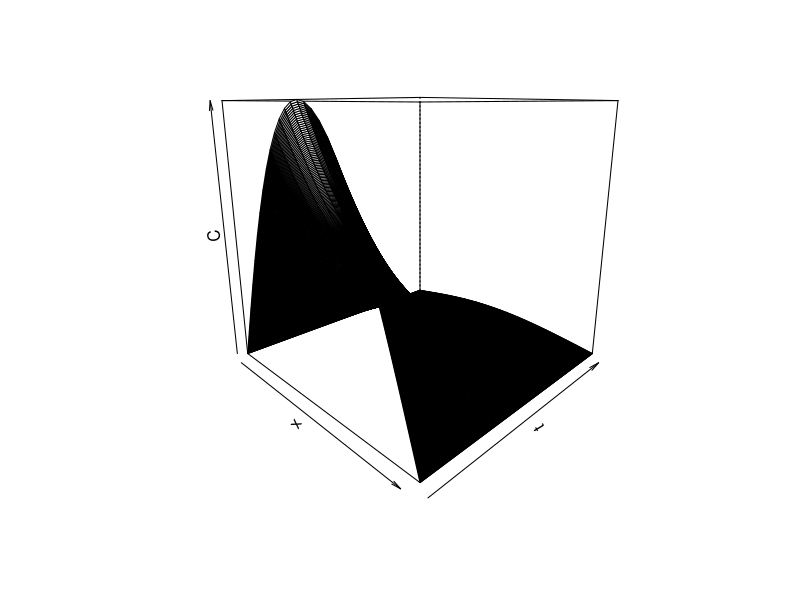
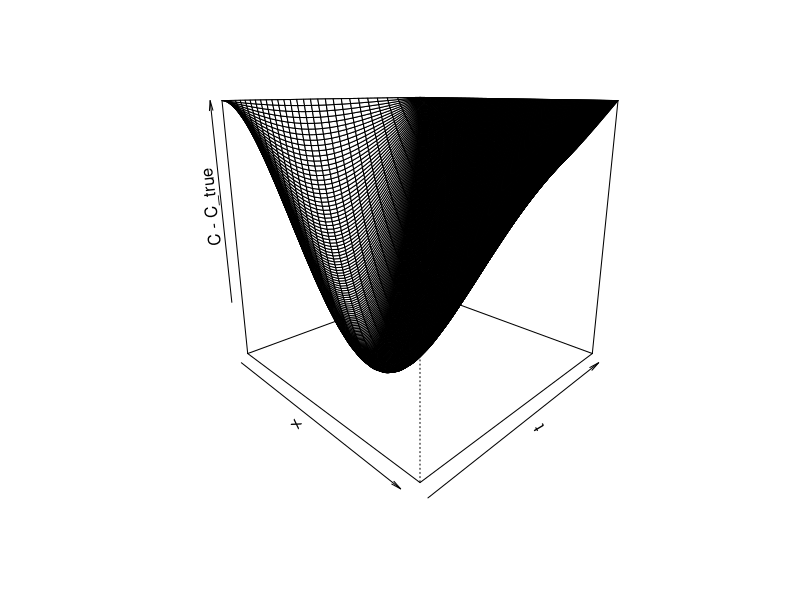

R code for these plots, in order:
# FTCS Example for canonical heat equation
# u_t = u_xx
# u(0,x) = lambda(x)
# u(t,x_L) = alpha(t)
# u(t,x_R) = beta(t)
#
# where we assume that x_L = 0, x_R = pi
# lambda(x) = sin(x)
# alpha(t) = 0, beta(t) = 0
#
#
# can show analytically that the solution to the above problem is
# u(x,t) = e^(-t)sin(x)
#
# implement the FTCS method and compare to the analytic (true) solution
xL <- 0
xR <- pi
T <- 3


N <- 476
J <- 28

dt <- T/N
dx <- (xR - xL)/J
v <- dt/(dx^2)

# We define U on the interior of the space domain
Uint <- matrix(0, nrow = (J - 1), ncol = (N + 1))

# We add the initial condition at time t=0
for (i in 1:(J - 1)) {
    Uint[i, 1] <- sin(i*dx)
}

aa <- v
bb <- 1 - 2*v
cc <- v
J2 <- J - 1

# Create the tridiagonal matrix tridiag(aa,bb,cc)
# Note that the A here is the (I-vA) in the notes
A <- matrix(nrow = J2, ncol = J2, data = 0)
diag(A) <- bb
A[cbind(1:(J2 - 1), 2:J2)] <- cc
A[cbind(2:J2, 1:(J2 - 1))] <- aa

## Apply the FTCS
for (n in 1:N){
    Uint[,n + 1] <- A %*% Uint[,n]
}

# We add the boundary conditions at x_L and x_R
C <- rbind(0, Uint, 0)

# Plot the approximate solution
t <- seq(0, T, by = dt)
x <- seq(xL, xR, by = dx)
persp(x, t, C, theta = 45, phi = 15)

# Construct the true solution
N <- length(t)
J <- length(x)
C_true <- matrix(nrow = J, ncol = N, data = 0)

for (n in 1:N){
    for (j in 1:J){
    	C_true[j, n] <- exp(-t[n])*sin(x[j])
	}
}

# Compare the approximate solution C from FTCS and the true solution C_true 
persp(x, t, C - C_true, theta = 45, phi = 15)

# Calculate the maximum error
max(abs(C - C_true))

## For J=14 and N=199 we find the maximum error is
## 0.0012344
## For J=28 and N=199 we find that the maximum error is
## 1.89022e+97
## because the stability condition on dx and dt is not satisfied so the errors explode
## In order to double the number of space points we need to ensure v <= 0.5
## with J=28 this means we must have N >= 476.6148
## If we take J=28 and N=477 then we find that the maximum error is 
## 0.0007727066

